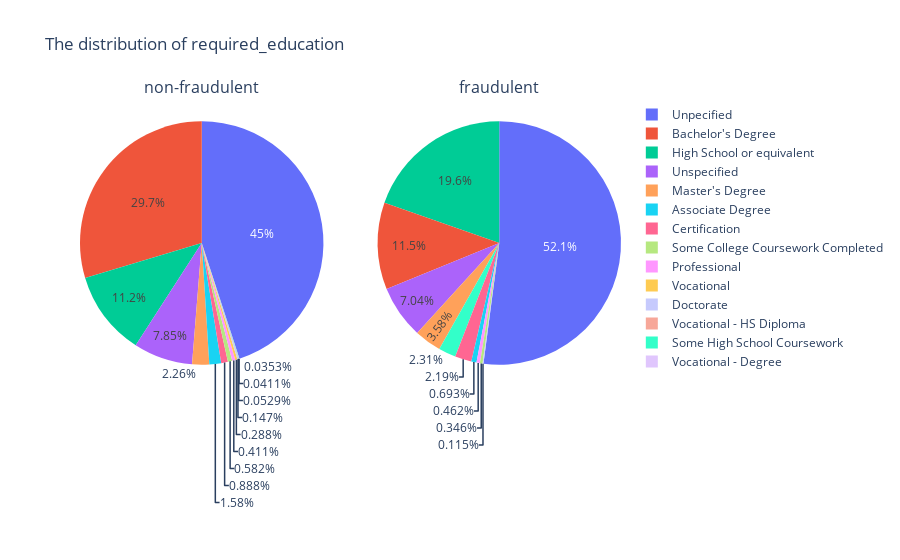

Notebook source saved alongside this figure:
### Code cell
plot_cat_feature_distribution('required_education')

### Figure 1 — Plotly figure (JSON) as saved in the notebook; plotly's stock layout.template omitted (floating-point values rounded to 4 significant figures)
{"data": [{"domain": {"x": [0, 0.45], "y": [0, 1]}, "labels": ["Unpecified", "Bachelor's Degree", "High School or equivalent", "Unspecified", "Master's Degree", "Associate Degree", "Certification", "Some College Coursework Completed", "Professional", "Vocational", "Doctorate", "Vocational - HS Diploma", "Some High School Coursework", "Vocational - Degree"], "type": "pie", "values": [7654, 5045, 1910, 1336, 385, 268, 151, 99, 70, 49, 25, 9, 7, 6]}, {"domain": {"x": [0.55, 1], "y": [0, 1]}, "labels": ["Unpecified", "High School or equivalent", "Bachelor's Degree", "Unspecified", "Master's Degree", "Some High School Coursework", "Certification", "Associate Degree", "Professional", "Some College Coursework Completed", "Doctorate"], "type": "pie", "values": [451, 170, 100, 61, 31, 20, 19, 6, 4, 3, 1]}], "layout": {"annotations": [{"font": {"size": 16}, "showarrow": false, "text": "non-fraudulent", "x": 0.225, "xanchor": "center", "xref": "paper", "y": 1, "yanchor": "bottom", "yref": "paper"}, {"font": {"size": 16}, "showarrow": false, "text": "fraudulent", "x": 0.775, "xanchor": "center", "xref": "paper", "y": 1, "yanchor": "bottom", "yref": "paper"}], "title": {"text": "The distribution of required_education"}}}
